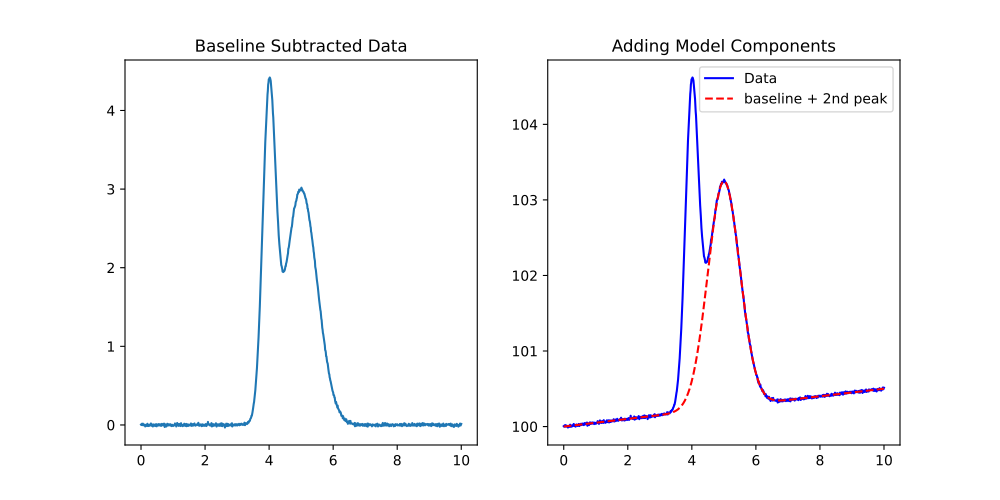

Here is the Python script that generated this plot:
import numpy as np
import matplotlib.pyplot as plt
from astropy.modeling import models, fitting
from sofia_redux.toolkit.fitting.fitpeaks1d import fitpeaks1d

# Create some fake data with noise
x = np.linspace(0, 10, 1001)
model1 = models.Gaussian1D(amplitude=3, mean=5, stddev=0.5)
model2 = models.Gaussian1D(amplitude=4, mean=4, stddev=0.2)
y = model1(x) + model2(x) + 0.05 * x + 100
rand = np.random.RandomState(42)
y += rand.normal(0, 0.01, y.size)

model = fitpeaks1d(x, y, npeaks=2, background_class=models.Linear1D,
                   box_width=('stddev', 3),
                   search_kwargs={'stddev_0': 0.1})

fig, ax = plt.subplots(nrows=1, ncols=2, figsize=(10, 5))
ax[0].plot(x, y - model[2](x))
ax[0].set_title('Baseline Subtracted Data')
ax[1].plot(x, y, label='Data', color='blue')
ax[1].plot(x, (model[1] + model[2])(x), '--',
           label='baseline + 2nd peak', color='red')
ax[1].set_title("Adding Model Components")
ax[1].legend()
